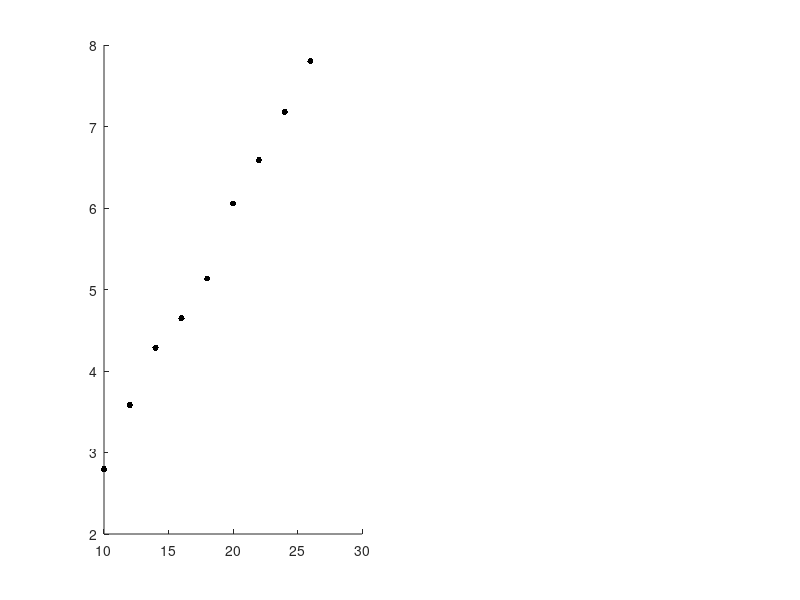

MATLAB code to generate this figure: (Note: this script raises an error after producing the figure.)
u =(10:2:26);
i =[0.065 0.081 0.099 0.117 0.137 0.156 0.177 0.200 0.220];
v1=[2.795 3.582 4.286 4.648 5.133 6.056 6.587 7.180 7.803];
r=0.5*103.84*10^(-3);
s=pi*r*r;
rho=1.185;
p0=u.*i
p1=0.5.*rho.*s.*(v1.^3)
ita=p1./p0

subplot(1, 2, 1);
uv=scatter(u, v1, 200, 'k', '.');
dddd=(0:0.3:2.4)-0.3;
text(u-dddd, v1+0.15, arrayfun(@(x)sprintf("%.3f", x), v1), 'fontname', 'latin modern math', 'fontsize', 12)

hold on;
xlim([10, 26])
xticks(u)
set(gca, 'FontName', 'Latin Modern Math', 'FontSize', 15);
xlabel('\fontname{Songti SC}输入电压 \fontname{Latin Modern Math}U/V');
ylabel('\fontname{Songti SC}风速 \fontname{Latin Modern Math}V_1/(m/s)');
box on;
M=[u' ones(9,1)];
k=M\(v1');
v1pre=(M*k)';

plot(u, v1pre, '-k', 'LineWidth', 2);

subplot(1, 2, 2);
plot(v1, ita, '.-k', 'LineWidth', 2, 'MarkerSize', 15);
set(gca, 'FontName', 'Latin Modern Math', 'FontSize', 15);
xlabel('\fontname{Songti SC}风速 \fontname{Latin Modern Math}V_1/(m/s)');
ylabel('\fontname{Songti SC}转换效率 \fontname{Latin Modern Math}\eta');




% r=(400:200:2000);
% u1=[2.40,3.20,3.85,4.10,4.42,4.67,4.88,5.02,5.25];
% u2=[5.12,6.30,7.20,8.01,8.30,8.71,8.96,9.15,9.20];
% p1=u1.^2./r
% p2=u2.^2./r
%
% plot(r, p1, '.--k', 'LineWidth', 2, 'MarkerSize', 15);
% hold on;
% plot(r, p2, '.-k', 'LineWidth', 2, 'MarkerSize', 15);
% set(gca, 'FontName', 'Latin Modern Math', 'FontSize', 15);
%
% xlim([400, 2000])
% xticks(r)
%
% legend(["\fontname{Songti SC}风机电压 \fontname{Latin Modern Math}16V; \fontname{Songti SC}风速 \fontname{Latin Modern Math}4.648m/s", "\fontname{Songti SC}风机电压 \fontname{Latin Modern Math}24V; \fontname{Songti SC}风速 \fontname{Latin Modern Math}7.180m/s"],...
%     'FontSize', 18);
% xlabel('\fontname{Songti SC}负载电阻 \fontname{Latin Modern Math}R/\Omega');
% ylabel('\fontname{Songti SC}输出功率 \fontname{Latin Modern Math}P/W');
% dddd=(0:13:104)-8;
% text(r-dddd, p1+0.001, arrayfun(@(x)sprintf("%.4f", x), p1), 'fontname', 'latin modern math', 'fontsize', 12)
% text(r-dddd, p2-0.001, arrayfun(@(x)sprintf("%.4f", x), p2), 'fontname', 'latin modern math', 'fontsize', 12);
